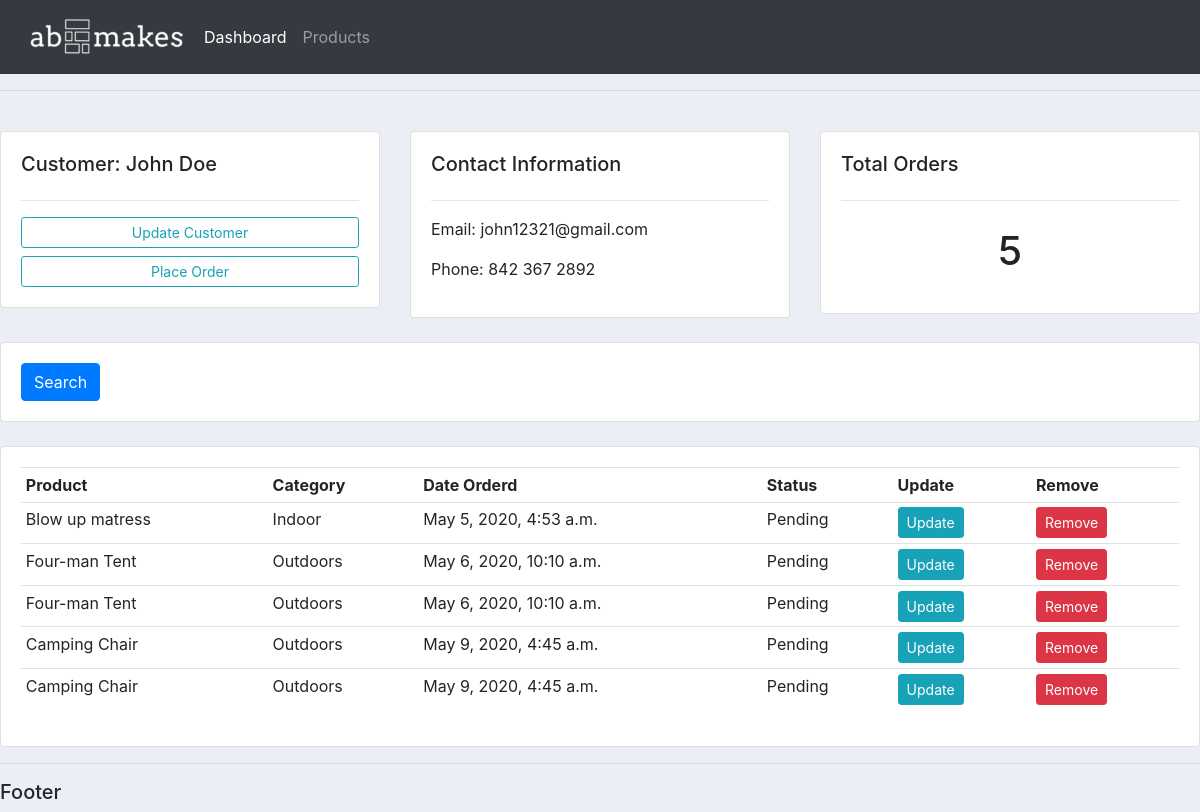
The app's page /customer/1/ with its own data.
### accounts/models.py (models this page shows, shortened)
class Customer(models.Model):
    name = models.CharField(max_length=200, null=True)
    phone = models.CharField(max_length=200, null=True)
    email = models.CharField(max_length=200, null=True)
    date_created = models.DateTimeField(auto_now_add=True, null=True)

class Order(models.Model):
    STATUS = (
        ('Pending', 'Pending'),
        ('Out for Delivery', 'Out for Delivery'),
        ('Delivered', 'Delivered'),
        )
    customer = models.ForeignKey(Customer, null=True, on_delete=models.SET_NULL)
    product = models.ForeignKey(Product, null=True, on_delete=models.SET_NULL)
    date_created = models.DateTimeField(auto_now_add=True, null=True)
    status = models.CharField(max_length=200, null=True, choices=STATUS)

class Product(models.Model):
    CATEGORY = (
        ('Indoor', 'Indoor'),
        ('Outdoors', 'Outdoors')
        )
    name = models.CharField(max_length=200, null=True)
    price = models.FloatField(null=True)
    category = models.CharField(max_length=200, null=True, choices=CATEGORY)
    description = models.CharField(max_length=400, null=True, blank=True)
    date_created = models.DateTimeField(auto_now_add=True, null=True)
    tags = models.ManyToManyField(Tag)
    def __str__(self):
        return self.name

### accounts/views.py (the view)
# urls.py: path('customer/<str:pk>/', views.customer, name="customer"),
def customer(request, pk):
    customerA = Customer.objects.get(id=pk)
    orders = customerA.order_set.all()
    order_count = orders.count()
    context = {'customer':customerA, 'orders':orders, 'order_count':order_count}
    return render(request, "accounts/customer.html", context)

### accounts/templates/accounts/customer.html
{% extends 'accounts/main.html' %}
{% block content %}
<br>
<div class="row">
	<div class="col-md">
		<div class="card card-body">
			<h5>Customer: {{customer.name}}</h5>
			<hr>
			<a class="btn btn-outline-info  btn-sm btn-block" href="">Update Customer</a>
			<a class="btn btn-outline-info  btn-sm btn-block" href="{% url 'create_order' customer.id %}">Place Order</a>
		</div>
	</div>
	<div class="col-md">
		<div class="card card-body">
			<h5>Contact Information</h5>
			<hr>
			<p>Email: {{customer.email}}</p>
			<p>Phone: {{customer.phone}}</p>
		</div>
	</div>
	<div class="col-md">
		<div class="card card-body">
			<h5>Total Orders</h5>
			<hr>
			<h1 style="text-align: center;padding: 10px">{{orders.count}}</h1>
		</div>
	</div>
</div>
<br>
<div class="row">
	<div class="col">
		<div class="card card-body">
			<form method="get">
		    <button class="btn btn-primary" type="submit">Search</button>
		  </form>
		</div>
	</div>
</div>
<br>
<div class="row">
	<div class="col-md">
		<div class="card card-body">
			<table class="table table-sm">
				<tr>
					<th>Product</th>
					<th>Category</th>
					<th>Date Orderd</th>
					<th>Status</th>
					<th>Update</th>
					<th>Remove</th>
				</tr>
				{% for order in orders %}
				<tr>
					<td>{{order.product}}</td>
					<td>{{order.product.category}}</td>
					<td>{{order.date_created}}</td>
					<td>{{order.status}}</td>
					<td><a class="btn btn-sm btn-info" href="{% url 'update_order' order.id %}">Update</a></td>
					<td><a class="btn btn-sm btn-danger" href="{% url 'delete_order' order.id %}">Remove</a></td>
				</tr>
				{% endfor %}
			</table>
		</div>
	</div>
</div>
{% endblock %}

### static/css/main.css (style rules this page uses)
body { background-color: #ebeff5; }

### records on screen
Customer: name "John Doe", email "john12321@gmail.com", phone "842 367 2892"
Order: product "Blow up matress", product.category "Indoor", date_created "May 5, 2020, 4:53 a.m.", status "Pending"
Order: product "Four-man Tent", product.category "Outdoors", date_created "May 6, 2020, 10:10 a.m.", status "Pending"
Order: product "Four-man Tent", product.category "Outdoors", date_created "May 6, 2020, 10:10 a.m.", status "Pending"
Order: product "Camping Chair", product.category "Outdoors", date_created "May 9, 2020, 4:45 a.m.", status "Pending"
Order: product "Camping Chair", product.category "Outdoors", date_created "May 9, 2020, 4:45 a.m.", status "Pending"

### other values on screen
{{ orders.count }} "5"
